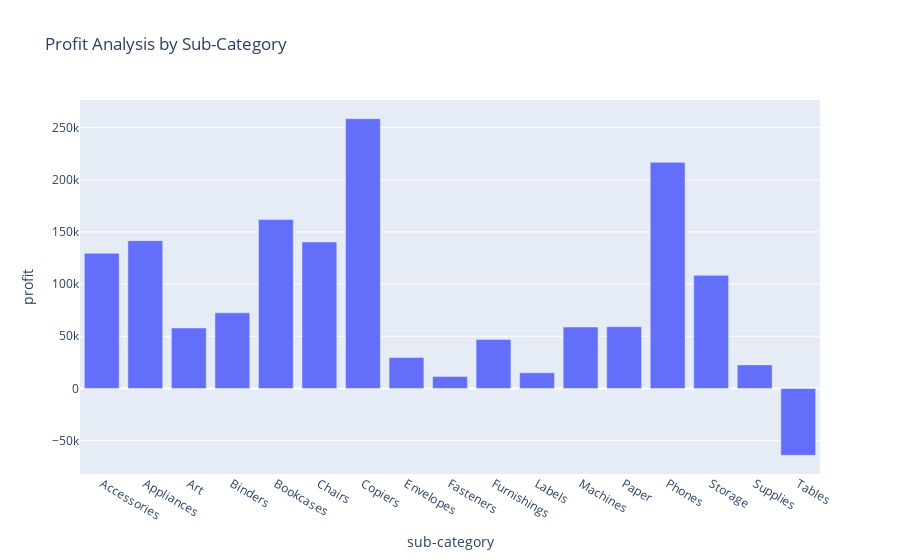

This figure's notebook cell:
### Code cell
profit_by_subcategory = store.groupby('sub-category')['profit'].sum().reset_index()
fig = px.bar(profit_by_subcategory, x='sub-category', 
             y='profit', 
             title='Profit Analysis by Sub-Category')
fig.show()

### Figure 1 — Plotly figure (JSON) as saved in the notebook; plotly's stock layout.template omitted (floating-point values rounded to 4 significant figures)
{"data": [{"alignmentgroup": "True", "hovertemplate": "sub-category=%{x}<br>profit=%{y}<extra></extra>", "legendgroup": "", "marker": {"color": "#636efa", "pattern": {"shape": ""}}, "name": "", "offsetgroup": "", "orientation": "v", "showlegend": false, "textposition": "auto", "type": "bar", "x": ["Accessories", "Appliances", "Art", "Binders", "Bookcases", "Chairs", "Copiers", "Envelopes", "Fasteners", "Furnishings", "Labels", "Machines", "Paper", "Phones", "Storage", "Supplies", "Tables"], "xaxis": "x", "y": [129600.0, 141700.0, 57950.0, 72450.0, 161900.0, 140400.0, 258600.0, 29600.0, 11530.0, 46970.0, 15010.0, 58870.0, 59210.0, 216700.0, 108500.0, 22580.0, -64080.0], "yaxis": "y"}], "layout": {"barmode": "relative", "legend": {"tracegroupgap": 0}, "title": {"text": "Profit Analysis by Sub-Category"}, "xaxis": {"anchor": "y", "domain": [0, 1], "title": {"text": "sub-category"}}, "yaxis": {"anchor": "x", "domain": [0, 1], "title": {"text": "profit"}}}}
